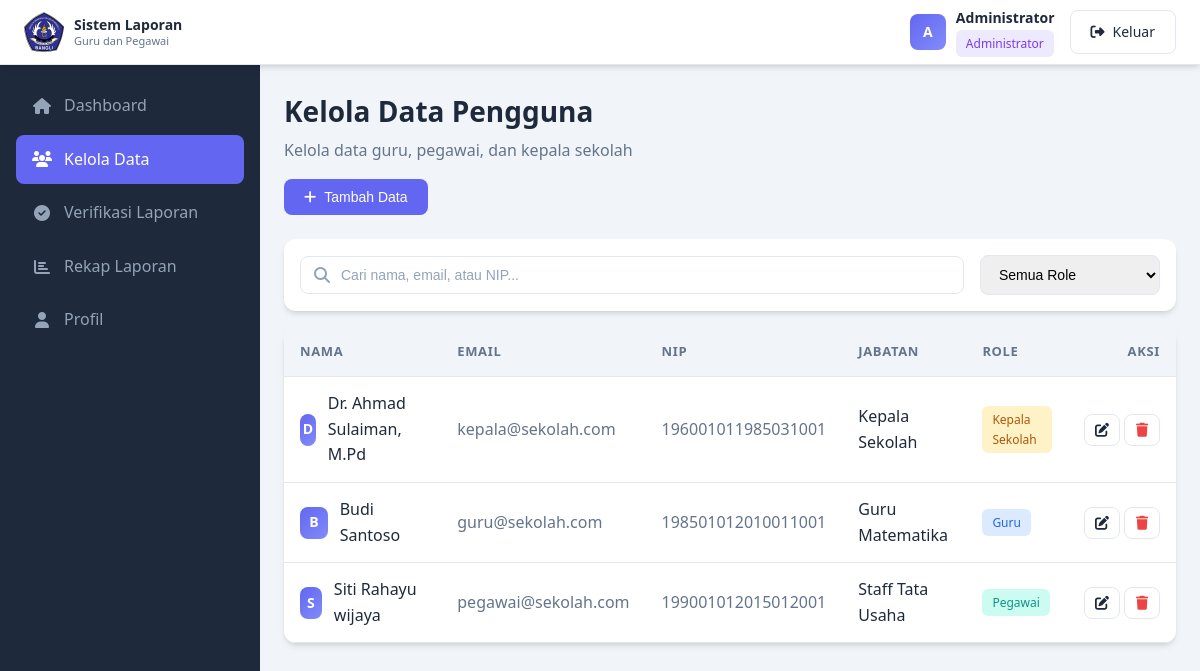
The app's page /kelola-data.php (signed in) with its own data.
### tables this page shows
CREATE TABLE `users` (
  `id` int(11) NOT NULL,
  `email` varchar(100) NOT NULL,
  `password` varchar(255) NOT NULL,
  `name` varchar(100) NOT NULL,
  `role` enum('ADMIN','GURU','PEGAWAI','KEPALA_SEKOLAH') DEFAULT 'GURU',
  `nip` varchar(20) DEFAULT NULL,
  `phone` varchar(20) DEFAULT NULL,
  `position` varchar(100) DEFAULT NULL,
  `address` text DEFAULT NULL,
  `gender` enum('Laki-laki','Perempuan') DEFAULT NULL,
  `birth_date` date DEFAULT NULL,
  `created_at` timestamp NOT NULL DEFAULT current_timestamp(),
  `updated_at` timestamp NOT NULL DEFAULT current_timestamp() ON UPDATE current_timestamp()
);

### config/database.php (called while the page is built, shortened)
<?php
function getConnection() {
    $conn = new mysqli(DB_HOST, DB_USER, DB_PASS, DB_NAME);
    $conn->set_charset("utf8");
    return $conn;
}
function getCurrentUser() {
    $conn = getConnection();
    $stmt = $conn->prepare("SELECT * FROM users WHERE id = ?");
    $stmt->bind_param("i", $_SESSION['user_id']);
    $stmt->execute();
    $result = $stmt->get_result();
    $user = $result->fetch_assoc();
    return $user;
}
function getRoleLabel($role) {
    $labels = [
        'ADMIN' => 'Administrator',
        'KEPALA_SEKOLAH' => 'Kepala Sekolah',
        'GURU' => 'Guru',
        'PEGAWAI' => 'Pegawai'
    ];
    return $labels[$role] ?? $role;
}
?>

### kelola-data.php (the view, shortened to what this page needs)
<?php
require_once __DIR__ . '/includes/header.php';
$conn = getConnection();
$where = "WHERE role IN ('GURU', 'PEGAWAI', 'KEPALA_SEKOLAH')";
$search = $_GET['search'] ?? '';
$roleFilter = $_GET['role'] ?? 'all';
$usersResult = $conn->query("SELECT *, (SELECT COUNT(*) FROM reports WHERE user_id = users.id) as report_count FROM users $where ORDER BY created_at DESC");
?>
<div class="page-header">
    <h1 class="page-title">Kelola Data Pengguna</h1>
    <p class="page-subtitle">Kelola data guru, pegawai, dan kepala sekolah</p>
    <div class="page-actions">
        <button class="btn btn-primary" onclick="openModal('userModal')">
            <i class="fas fa-plus"></i>
            Tambah Data
        </button>
    </div>
</div>
<div class="filter-bar">
    <div class="search-box" style="flex: 1; min-width: 200px;">
        <i class="fas fa-search"></i>
        <input type="text" class="form-control" placeholder="Cari nama, email, atau NIP..."
               value="<?php echo htmlspecialchars($search); ?>"
               onchange="this.form.submit()" form="filterForm">
    </div>
    <form id="filterForm" method="GET" style="display: flex; gap: 1rem;">
        <select name="role" class="form-control" style="width: 180px;" onchange="this.form.submit()">
            <option value="all" <?php echo $roleFilter === 'all' ? 'selected' : ''; ?>>Semua Role</option>
        </select>
    </form>
</div>
<div class="card">
    <div class="card-body" style="padding: 0;">
        <div class="table-container">
            <table class="table">
                <thead>
                    <tr>
                        <th>Nama</th>
                        <th>Email</th>
                        <th>NIP</th>
                        <th>Jabatan</th>
                        <th>Role</th>
                        <th style="text-align: right;">Aksi</th>
                    </tr>
                </thead>
                <tbody>
                    <?php if ($usersResult->num_rows > 0): ?>
                        <?php while ($u = $usersResult->fetch_assoc()): ?>
                        <tr>
                            <td>
                                <div style="display: flex; align-items: center; gap: 0.75rem;">
                                    <div class="user-avatar" style="width: 32px; height: 32px; font-size: 0.875rem;">
                                        <?php echo strtoupper(substr($u['name'], 0, 1)); ?>
                                    </div>
                                    <span style="font-weight: 500;"><?php echo htmlspecialchars($u['name']); ?></span>
                                </div>
                            </td>
                            <td style="color: #64748b;"><?php echo htmlspecialchars($u['email']); ?></td>
                            <td style="color: #64748b;"><?php echo htmlspecialchars($u['nip'] ?? '-'); ?></td>
                            <td><?php echo htmlspecialchars($u['position'] ?? '-'); ?></td>
                            <td>
                                <span class="badge badge-<?php echo strtolower(str_replace('_', '-', $u['role'])); ?>">
                                    <?php echo getRoleLabel($u['role']); ?>
                                </span>
                            </td>
                            <td>
                                <div class="table-actions">
                                    <a href="?edit=<?php echo $u['id']; ?>" class="btn btn-outline btn-icon" title="Edit">
                                        <i class="fas fa-edit"></i>
                                    </a>
                                    <a href="?delete=<?php echo $u['id']; ?>"
                                       class="btn btn-outline btn-icon"
                                       style="color: #ef4444;"
                                       onclick="return confirm('Yakin ingin menghapus data ini?')"
                                       title="Hapus">
                                        <i class="fas fa-trash"></i>
                                    </a>
                                </div>
                            </td>
                        </tr>
                        <?php endwhile; ?>
                    <?php endif; ?>
                </tbody>
            </table>
        </div>
    </div>
</div>
<?php require_once __DIR__ . '/includes/footer.php'; ?>

### includes/header.php (shortened to what this page needs)
<?php
require_once __DIR__ . '/../config/database.php';
$currentPage = basename($_SERVER['PHP_SELF'], '.php');
$user = getCurrentUser();
$menuItems = [
    'dashboard' => ['label' => 'Dashboard', 'icon' => 'home', 'roles' => ['ADMIN', 'KEPALA_SEKOLAH', 'GURU', 'PEGAWAI']],
    'input-laporan' => ['label' => 'Input Laporan', 'icon' => 'file-plus', 'roles' => ['GURU', 'PEGAWAI']],
    'riwayat-laporan' => ['label' => 'Riwayat Laporan', 'icon' => 'clock', 'roles' => ['GURU', 'PEGAWAI']],
    'kelola-data' => ['label' => 'Kelola Data', 'icon' => 'users', 'roles' => ['ADMIN']],
    'verifikasi' => ['label' => 'Verifikasi Laporan', 'icon' => 'check-circle', 'roles' => ['ADMIN']],
    'monitoring' => ['label' => 'Rekap Laporan', 'icon' => 'chart-bar', 'roles' => ['KEPALA_SEKOLAH', 'ADMIN']],
    'profil' => ['label' => 'Profil', 'icon' => 'user', 'roles' => ['ADMIN', 'KEPALA_SEKOLAH', 'GURU', 'PEGAWAI']],
];
$filteredMenuItems = array_filter($menuItems, function($item) use ($user) {
    return in_array($user['role'], $item['roles']);
});
?>
<!DOCTYPE html>
<html lang="id">
<head>
    <link rel="stylesheet" href="https://cdnjs.cloudflare.com/ajax/libs/font-awesome/6.4.0/css/all.min.css">
    <link rel="stylesheet" href="<?php echo BASE_URL; ?>/assets/css/style.css">
</head>
<body>
<header class="header">
    <div class="header-content">
        <div class="header-left">
            <div class="logo">
                <img src="logosmk3.png" alt="Logo Sekolah" class="logo-img">
                <div class="logo-text">
                    <span class="logo-title">Sistem Laporan</span>
                    <span class="logo-subtitle">Guru dan Pegawai</span>
                </div>
            </div>
        </div>
        <div class="header-right">
            <div class="user-info">
                <div class="user-avatar">
                    <?php echo strtoupper(substr($user['name'], 0, 1)); ?>
                </div>
                <div class="user-details">
                    <span class="user-name"><?php echo htmlspecialchars($user['name']); ?></span>
                    <span class="user-role badge badge-<?php echo strtolower($user['role']); ?>">
                        <?php echo getRoleLabel($user['role']); ?>
                    </span>
                </div>
            </div>
            <a href="<?php echo BASE_URL; ?>/logout.php" class="btn btn-outline">
                <i class="fas fa-sign-out-alt"></i>
                <span>Keluar</span>
            </a>
        </div>
    </div>
</header>
    <aside class="sidebar" id="sidebar">
        <nav class="sidebar-nav">
            <?php foreach ($filteredMenuItems as $page => $item): ?>
            <a href="<?php echo BASE_URL; ?>/<?php echo $page; ?>.php"
               class="sidebar-link <?php echo $currentPage === $page ? 'active' : ''; ?>">
                <i class="fas fa-<?php echo $item['icon']; ?>"></i>
                <span><?php echo $item['label']; ?></span>
            </a>
            <?php endforeach; ?>
        </nav>
    </aside>
    <main class="main-content">

### includes/header.php (style rules this page uses)
.header-content { display: flex; justify-content: space-between; align-items: center; }
.header-left { display: flex; align-items: center; gap: 12px; }
.logo { display: flex; align-items: center; gap: 10px; }
.logo-img { width: 40px; height: 40px; object-fit: contain; }
.logo-text { display: flex; flex-direction: column; line-height: 1.2; }
.logo-title { font-weight: 600; font-size: 14px; }
.logo-subtitle { font-size: 11px; color: #64748b; }
.header-right { display: flex; align-items: center; gap: 15px; }
.user-info { display: flex; align-items: center; gap: 10px; }

### includes/footer.php (style rules this page uses)
.badge-kepala-sekolah { background: #fef3c7; color: #b45309; }
.user-avatar { width: 36px; height: 36px; background: linear-gradient(135deg, #6366f1, #818cf8); border-radius: 8px; display: inline-flex; align-items: center; justify-content: center; color: white; font-weight: 600; font-size: 0.875rem; }
.table-actions { display: flex; gap: 0.25rem; justify-content: flex-end; }
.table-actions .btn { padding: 0.5rem; min-width: 32px; height: 32px; }

### records on screen
users: name "A", name "Administrator", role "Administrator"
users: name "D", name "Dr. Ahmad Sulaiman, M.Pd", email "kepala@sekolah.com", nip "196001011985031001", position "Kepala Sekolah", role "Kepala Sekolah"
users: name "B", name "Budi Santoso", email "guru@sekolah.com", nip "198501012010011001", position "Guru Matematika", role "Guru"
users: name "S", name "Siti Rahayu wijaya", email "pegawai@sekolah.com", nip "199001012015012001", position "Staff Tata Usaha", role "Pegawai"

### other values on screen
$item['label'] "Dashboard"
$item['label'] "Kelola Data"
$item['label'] "Verifikasi Laporan"
$item['label'] "Rekap Laporan"
$item['label'] "Profil"
